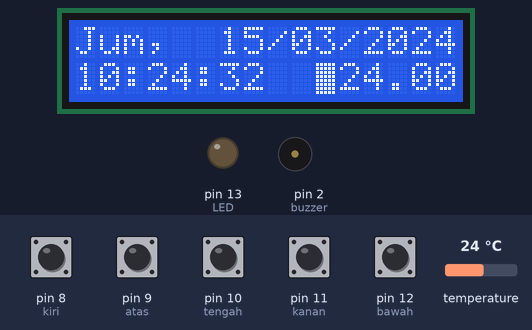
A sketch run on a simulated Arduino Uno, built with avr-gcc and run on an emulated ATmega328P. On the bench: 16×2 character LCD, output pins drawn as LEDs (lit = HIGH), buzzer (waves = sounding, pin HIGH). The test bench sets the inputs (shaded band); at power-on: pin 8 (kiri), pin 9 (atas), pin 10 (tengah), pin 11 (kanan), pin 12 (bawah) HIGH, temperature 24 °C. The local clock reads 2024-03-15 10:24:30 at power-on unless the sketch sets it; EEPROM starts erased.

Above: at 2.2 s.
3.3 s: pin 10 (tengah) pulled LOW for 0.45 s
At 4.5 s:
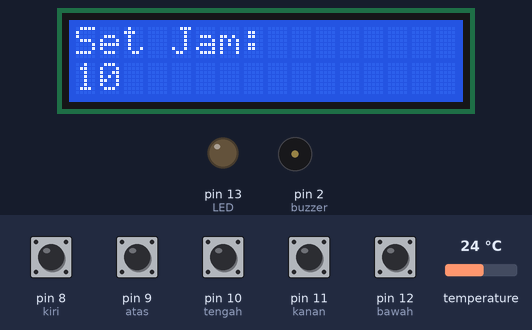
6.7 s: pin 9 (atas) pulled LOW for 0.45 s
At 7.6 s:
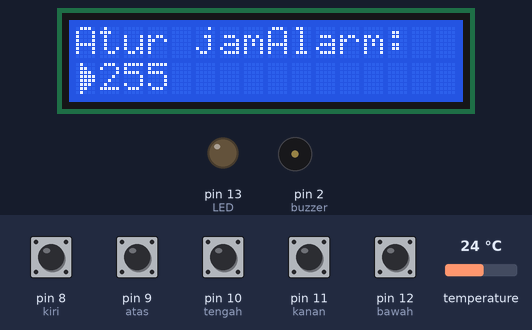
8.6 s: pin 10 (tengah) pulled LOW for 1 s
At 9.5 s:
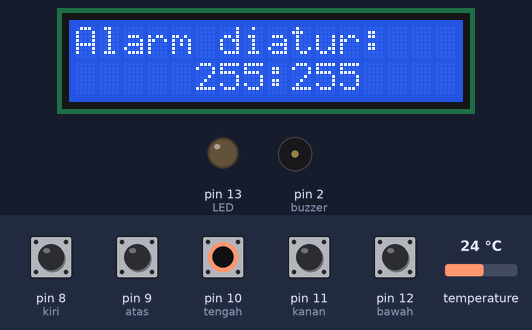
12.6 s: pin 10 (tengah) pulled LOW for 1 s
At 14.4 s:
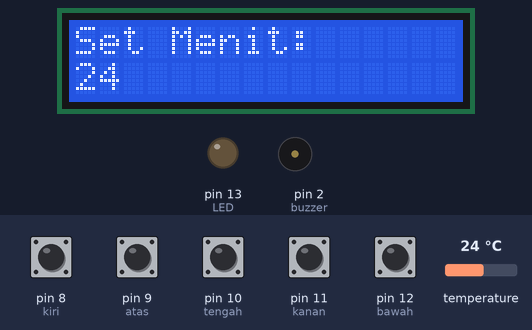
15.1 s: pin 10 (tengah) pulled LOW for 0.45 s
At 15.8 s:
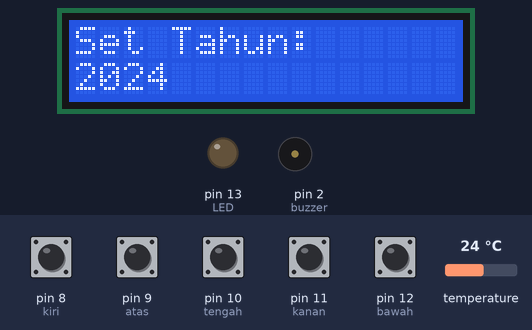
17.0 s: pin 10 (tengah) pulled LOW for 0.45 s
At 18.5 s:
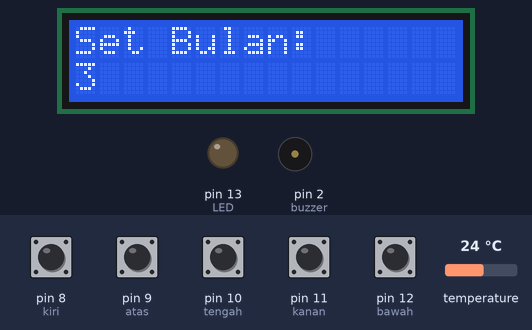
Timing chart, 0 to 19.9 s (numbered marks = the images above; inputs shaded):
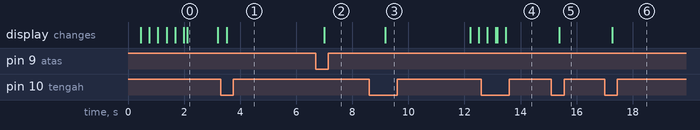

Measured:
- after the input at 3.3 s, the display: changes after 0.21 s (image 1)
- after the input at 6.7 s, the display: changes after 0.29 s (image 2)
- after the input at 8.6 s, the display: changes after 0.57 s (image 3)
- after the input at 12.6 s, the display: first differs from a run without the input after 0.88 s (image 4)
- after the input at 15.1 s, the display: changes after 0.27 s (image 5)
- after the input at 17.0 s, the display: changes after 0.28 s (image 6)
- what the display in image 0 shows lasts 1.1 s, from 2.1 s to 3.2 s

The sketch:

jam_alarm_rtc_debounce_eeprom.ino
```cpp
#include <EEPROM.h>
#include <Wire.h>
#include <RTClib.h>
#include <LiquidCrystal_I2C.h>
#include <RBD_Timer.h>  // https://github.com/alextaujenis/RBD_Timer
#include <RBD_Button.h> // https://github.com/alextaujenis/RBD_Button

LiquidCrystal_I2C lcd(0x27, 16, 2); // Display  I2C 20 x 4
DS3231 RTC;

RBD::Button bawah(12);
RBD::Button kanan(11);
RBD::Button tengah(10);
RBD::Button atas(9);
RBD::Button kiri(8);

#define LED 13
#define buzzer 2

int jam;
int menit;
int tahun;
int bulan;
int tanggal;
int menu = 0;
int toggleAlarm = 0;

//float temp;

uint8_t jamAlarm ;
uint8_t menitAlarm;
int alamatJam = 0;
int alamatMenit = 1;

// termo

byte termo[] = {

  0x04,
  0x0A,
  0x0E,
  0x0E,
  0x0E,
  0x1F,
  0x1F,
  0x0E

};

// bel
byte bel[] = {
  B00100,
  B01110,
  B11111,
  B11111,
  B11111,
  B11111,
  B00000,
  B00100
};

// panah sebelah kiri
byte panah_ki[] = {
  B01000,
  B01100,
  B01110,
  B01111,
  B01111,
  B01110,
  B01100,
  B01000
};

// panah sebelah kanan
byte panah_ka[] = {
  B00010,
  B00110,
  B01110,
  B11110,
  B11110,
  B01110,
  B00110,
  B00010
};

// Custom Char buat loading
byte p1[8] = {
  0x10,
  0x10,
  0x10,
  0x10,
  0x10,
  0x10,
  0x10,
  0x10
};

byte p2[8] = {
  0x18,
  0x18,
  0x18,
  0x18,
  0x18,
  0x18,
  0x18,
  0x18
};

byte p3[8] = {
  0x1C,
  0x1C,
  0x1C,
  0x1C,
  0x1C,
  0x1C,
  0x1C,
  0x1C
};

byte p4[8] = {
  0x1E,
  0x1E,
  0x1E,
  0x1E,
  0x1E,
  0x1E,
  0x1E,
  0x1E
};

byte p5[8] = {
  0x1F,
  0x1F,
  0x1F,
  0x1F,
  0x1F,
  0x1F,
  0x1F,
  0x1F
};


void setup()
{

  lcd.init();
  lcd.backlight();

  lcd.createChar(0, termo);
  lcd.createChar(1, bel);
  lcd.createChar(2, panah_ki);
  lcd.createChar(3, panah_ka);

  lcd.createChar(4, p1);
  lcd.createChar(5, p2);
  lcd.createChar(6, p3);
  lcd.createChar(7, p4);
  lcd.createChar(8, p5);

  lcd.setCursor(0, 0);
  loading(0);
  loading(1);
  lcd.clear();

  pinMode(LED, OUTPUT);
  pinMode(buzzer, OUTPUT); // Set buzzer as an output

  jamAlarm = EEPROM.read(alamatJam);
  menitAlarm = EEPROM.read(alamatMenit);

  printAlarmOff();
  Serial.begin(9600);
  Wire.begin();
  RTC.begin();

  if (! RTC.isrunning()) {
    Serial.println("RTC is NOT running!");
    // Set the date and time at compile time
    RTC.adjust(DateTime(__DATE__, __TIME__));
  }
  // RTC.adjust(DateTime(__DATE__, __TIME__)); //removing "//" to adjust the time
  // The default display shows the date and time
  int menu = 0;
}

void loop()
{

  if (tengah.onPressed()) // cek tombol tengah, jika ditekan, menu index naik
  {
    menu = menu + 1;
  }

  if (atas.onPressed()) // cek tombol atas, jika ditekan, set alarm
  {

    DisplaySetJamAlarm();
    DisplaySetMenitAlarm();
    DisplayAkhirAlarm();
  }

  if (menu == 0)
  {
    DisplayWaktu();
    float suhu = RTC.getTemp();//( ( RTC.getTemp() * ( 9/5 )) + 32 );
    lcd.setCursor(11, 1);lcd.print(suhu);
    lcd.setCursor(10, 1);
    lcd.write(0);

    Alarm(); // Alarm control

  }

  if (menu == 1)
  {
    DisplaySetJam();
  }

  if (menu == 2)
  {
    DisplaySetMenit();
  }

  if (menu == 3)
  {
    DisplaySetTahun();
  }

  if (menu == 4)
  {
    DisplaySetBulan();
  }

  if (menu == 5)
  {
    DisplaySetTanggal();
  }

  if (menu == 6)
  {
    SimpanPengaturanWaktu();
    delay(500);
    menu = 0;
    lcd.clear();
  }
  delay(100);
}

void DisplayWaktu ()
{
  DateTime now = RTC.now();

  // HARI
  char DOW[][10] = {"Ming", "Sen", "Sel", "Rab", "Kam", "Jum", "Sab"};
  lcd.setCursor(0, 0);
  //lcd.print(DOW[now.dayOfTheWeek()]);
  lcd.print(DOW[now.dayOfWeek()]); lcd.print(",");

  // TANGGAL
  lcd.setCursor(6, 0);
  if (now.day() <= 9)
  {
    lcd.print("0");
  }

  lcd.print(now.day(), DEC);
  tanggal = now.day();
  lcd.print("/");

  if (now.month() <= 9)
  {
    lcd.print("0");
  }
  lcd.print(now.month(), DEC);
  bulan = now.month();
  lcd.print("/");
  lcd.print(now.year(), DEC);
  tahun = now.year();


  // JAM
  lcd.setCursor(0, 1);
  if (now.hour() <= 9)
  {
    lcd.print("0");
  }
  lcd.print(now.hour(), DEC);
  jam = now.hour();
  lcd.print(":");

  if (now.minute() <= 9)
  {
    lcd.print("0");
  }
  lcd.print(now.minute(), DEC);
  menit = now.minute();
  lcd.print(":");

  if (now.second() <= 9)
  {
    lcd.print("0");
  }
  lcd.print(now.second(), DEC);

}

void DisplaySetJam()
{
  lcd.clear();
  DateTime now = RTC.now();
  if (kanan.isPressed())
  {
    if (jam == 23)
    {
      jam = 0;
    }
    else
    {
      jam = jam + 1;
    }
  }
  if (kiri.isPressed())
  {
    if (jam == 0)
    {
      jam = 23;
    }
    else
    {
      jam = jam - 1;
    }
  }
  lcd.setCursor(0, 0);
  lcd.print("Set Jam:");
  lcd.setCursor(0, 1);
  lcd.print(jam, DEC);
  delay(200);
}

void DisplaySetMenit()
{
  // Setting the minutes
  lcd.clear();
  if (kanan.isPressed())
  {
    if (menit == 59)
    {
      menit = 0;
    }
    else
    {
      menit = menit + 1;
    }
  }
  if (kiri.isPressed())
  {
    if (menit == 0)
    {
      menit = 59;
    }
    else
    {
      menit = menit - 1;
    }
  }
  lcd.setCursor(0, 0);
  lcd.print("Set Menit:");
  lcd.setCursor(0, 1);
  lcd.print(menit, DEC);
  delay(200);
}

void DisplaySetTahun()
{
  // setting the year
  lcd.clear();
  if (kanan.isPressed())
  {
    tahun = tahun + 1;
  }
  if (kiri.isPressed())
  {
    tahun = tahun - 1;
  }
  lcd.setCursor(0, 0);
  lcd.print("Set Tahun:");
  lcd.setCursor(0, 1);
  lcd.print(tahun, DEC);
  delay(200);
}

void DisplaySetBulan()
{
  // Setting the month
  lcd.clear();
  if (kanan.isPressed())
  {
    if (bulan == 12)
    {
      bulan = 1;
    }
    else
    {
      bulan = bulan + 1;
    }
  }
  if (kiri.isPressed())
  {
    if (bulan == 1)
    {
      bulan = 12;
    }
    else
    {
      bulan = bulan - 1;
    }
  }
  lcd.setCursor(0, 0);
  lcd.print("Set Bulan:");
  lcd.setCursor(0, 1);
  lcd.print(bulan, DEC);
  delay(200);
}

void DisplaySetTanggal()
{
  // Setting the day
  lcd.clear();
  if (kanan.isPressed())
  {
    if (tanggal == 31)
    {
      tanggal = 1;
    }
    else
    {
      tanggal = tanggal + 1;
    }
  }
  if (kiri.isPressed())
  {
    if (tanggal == 1)
    {
      tanggal = 31;
    }
    else
    {
      tanggal = tanggal - 1;
    }
  }
  lcd.setCursor(0, 0);
  lcd.print("Set tanggal:");
  lcd.setCursor(0, 1);
  lcd.print(tanggal, DEC);
  delay(200);
}

void SimpanPengaturanWaktu()
{
  // Variable saving
  lcd.clear();
  lcd.setCursor(0, 0);
  lcd.print("Saving..........");
  loading(1);

  RTC.adjust(DateTime(tahun, bulan, tanggal, jam, menit, 0));
  delay(200);
}

void DisplaySetJamAlarm()// Setting the alarm minutes
{
  while (tengah.isReleased()) {

    lcd.clear();

    if (kanan.isPressed())
    {
      if (jamAlarm == 23)
      {
        jamAlarm = 0;
      }
      else
      {
        jamAlarm = jamAlarm + 1;
      }
    }
    if (kiri.isPressed())
    {
      if (jamAlarm == 0)
      {
        jamAlarm = 23;
      }
      else
      {
        jamAlarm = jamAlarm - 1;
      }
    }
    lcd.setCursor(0, 0);
    lcd.print("Atur jamAlarm:");
    //lcd.setCursor(0, 1);

    lcd.setCursor(0, 1);
    lcd.write(2); lcd.print(jamAlarm, DEC);
    delay(200);
  }
  delay(200);
}

void DisplaySetMenitAlarm()// Setting the alarm minutes
{
  while (tengah.isReleased()) {

    lcd.clear();
    if (kanan.isPressed())
    {
      if (menitAlarm == 59)
      {
        menitAlarm = 0;
      }
      else
      {
        menitAlarm = menitAlarm + 1;
      }
    }
    if (kiri.isPressed())
    {
      if (menitAlarm == 0)
      {
        menitAlarm = 59;
      }
      else
      {
        menitAlarm = menitAlarm - 1;
      }
    }
    lcd.setCursor(0, 0);
    lcd.print("Atur Menit Alarm");
    lcd.setCursor(0, 1);
    lcd.print(jamAlarm, DEC); lcd.print(":"); lcd.print(menitAlarm, DEC); lcd.write(3);
    delay(200);
  }
  delay(200);
}

void DisplayAkhirAlarm()
{
  lcd.clear();
  lcd.setCursor(0, 0);
  lcd.print("Alarm diatur:");
  lcd.setCursor(5, 1);
  lcd.print(jamAlarm, DEC);
  lcd.print(":");
  lcd.print(menitAlarm, DEC);
  EEPROM.write(alamatJam, jamAlarm);
  EEPROM.write(alamatMenit, menitAlarm);
  delay(3000);
  lcd.setCursor(0, 0); lcd.print("Saving..........");
  loading(1);
  lcd.clear();
}

void printAlarmOn() {
  lcd.setCursor(11, 1);

  if (jamAlarm <= 9)
  {
    lcd.print("0");
  }
  lcd.print(jamAlarm, DEC);

  lcd.print(":");
  if (menitAlarm <= 9)
  {
    lcd.print("0");
  }
  lcd.print(menitAlarm, DEC);

  lcd.setCursor(10,1); lcd.write(1);

}

void printAlarmOff() {

  lcd.setCursor(0, 1);

}

void Alarm() {
  if (bawah.onPressed())
  {
    toggleAlarm = toggleAlarm + 1;
    lcd.clear();
  }
  if (toggleAlarm == 0)
  {
    printAlarmOff();
    DisplayWaktu();
    //noTone (buzzer);
    digitalWrite(LED, LOW);
  }
  if (toggleAlarm == 1)
  {

    printAlarmOn();

    DateTime now = RTC.now();
    if ( now.hour() == jamAlarm && now.minute() == menitAlarm )
    {
      lcd.noBacklight();
      DateTime now = RTC.now();
      digitalWrite(LED, HIGH);
      //tone(buzzer, 880); //play the note "A5" (LA5)
      delay (300);
      //tone(buzzer, 698); //play the note "F6" (FA5)
      lcd.backlight();
    }
    else {
      //noTone (buzzer);
      digitalWrite(LED, LOW);
    }

  }
  if (toggleAlarm == 2)
  {
    toggleAlarm = 0;
  }
  delay(200);
}

void loading(int x) {
  lcd.print("                ");

  for (int i = 0; i < 16; i++)
  {

    for (int j = 4; j < 9; j++)
    {
      lcd.setCursor(i, x);
      lcd.write(j);
      delay(10);
    }


  }


}
```
